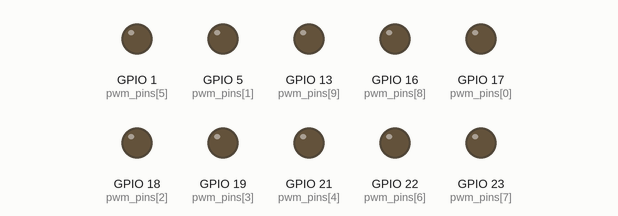
Simulated run of this sketch. Board: ESP32. Parts: output pins drawn as LEDs (lit = HIGH).

Above: at 0.0 s.
Timing chart, 0 to 0.0 s (numbered marks = the images above):
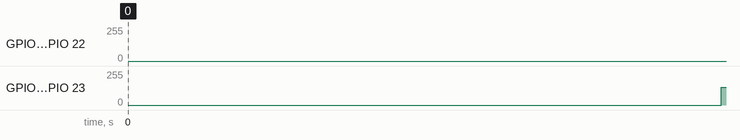

The sketch:

PWMOutputTest.ino
```cpp
#define NUM_PWM_PINS 10
int pwm_pins[NUM_PWM_PINS] = {17,5,18,19,21,1,22,23,16,13};

// NB: Rely on fact we're using an 8-bit index to auto wrap for our 256 samples
#define NUM_SAMPLES   256
uint8_t sinedata[NUM_SAMPLES] = {
  128, 131, 134, 137, 140, 144, 147, 150, 153, 156, 159, 162, 165, 168, 171, 174,
  177, 179, 182, 185, 188, 191, 193, 196, 199, 201, 204, 206, 209, 211, 213, 216,
  218, 220, 222, 224, 226, 228, 230, 232, 234, 235, 237, 239, 240, 241, 243, 244,
  245, 246, 248, 249, 250, 250, 251, 252, 253, 253, 254, 254, 254, 255, 255, 255,
  255, 255, 255, 255, 254, 254, 254, 253, 253, 252, 251, 250, 250, 249, 248, 246,
  245, 244, 243, 241, 240, 239, 237, 235, 234, 232, 230, 228, 226, 224, 222, 220,
  218, 216, 213, 211, 209, 206, 204, 201, 199, 196, 193, 191, 188, 185, 182, 179,
  177, 174, 171, 168, 165, 162, 159, 156, 153, 150, 147, 144, 140, 137, 134, 131,
  128, 125, 122, 119, 116, 112, 109, 106, 103, 100,  97,  94,  91,  88,  85,  82,
  79,  77,  74,  71,  68,  65,  63,  60,  57,  55,  52,  50,  47,  45,  43,  40,
  38,  36,  34,  32,  30,  28,  26,  24,  22,  21,  19,  17,  16,  15,  13,  12,
  11,  10,   8,   7,   6,   6,   5,   4,   3,   3,   2,   2,   2,   1,   1,   1,
  1,   1,   1,   1,   2,   2,   2,   3,   3,   4,   5,   6,   6,   7,   8,  10,
  11,  12,  13,  15,  16,  17,  19,  21,  22,  24,  26,  28,  30,  32,  34,  36,
  38,  40,  43,  45,  47,  50,  52,  55,  57,  60,  63,  65,  68,  71,  74,  77,
  79,  82,  85,  88,  91,  94,  97, 100, 103, 106, 109, 112, 116, 119, 122, 125
};

// Following wavetables are calculated...
uint8_t sawdata[NUM_SAMPLES];
uint8_t tridata[NUM_SAMPLES];
uint8_t sqdata[NUM_SAMPLES];

// Use a SAMPLE_RATE that is a multiple of the basic wavetable
#define BASE_FREQ_MULT 128
#define SAMPLE_RATE (NUM_SAMPLES*BASE_FREQ_MULT)  // i.e. 256*128 = 32768 Hz

// 10 bit resoution for PWM will mean 78277 Hz PWM frequency
// 9 bit resoution for PWM will mean 156555 Hz PWM frequency
// 8 bit resoution for PWM will mean 313111 Hz PWM frequency
#define PWM_RESOLUTION 8
#define PWM_FREQUENCY  313111

// Timer configuration
// NB: CPU Freq = 80MHz so dividers used to get other
//     frequencies for syncing to other operations.
//
// For a timer frequency of 1000000Hz i.e. divider of 80,
// the Timer alarms would be configured in uS.
// So need to convert required sample rate into uS.
//    Period = 1 / Sample Rate = 1 / 32768 = 30.5uS
//
// However, if up the timer frequency to 10MHz then
// alarms will be set in 0.1uS.
//
#define TIMER_FREQ 10000000  // 1MHz * 10
#define TIMER_RATE 305       // 30.5uS * 10

// For direct digital synthesis from a wavetable
// we have an accumulator to store the index into
// the table and an increment based on the sample
// rate and frequency.
//    Increment = Frequency * (Number of Samples in wavetable / Sample Rate)
//    Increment = Frequency * (256 / 32768)
//    Increment = Frequency / 128
//
// But using a 8.8 fixed-point accumulator and increment:
//   Increment = 256 * Frequency / 128
//   Increment = Frequency * 2
//
// NB: As the PWM output is happening at half the sample rate
//     (it outputs on every other interrupt), we now need
//     need to double the frequency used in the increment too.
//
#define FREQ2INC(f) (f*4)
uint16_t acc[NUM_PWM_PINS];
uint16_t inc[NUM_PWM_PINS];
uint8_t *pWT[NUM_PWM_PINS] = {sinedata, sawdata, tridata, sqdata, sinedata, sawdata, tridata, sqdata, tridata, sawdata};

// Set the PWM frequency for one channel
void setPwmFreq (int ch, unsigned freq) {
  if (ch < NUM_PWM_PINS) {
    inc[ch] = FREQ2INC(freq);
  }
}

// Set the PWM frequency for all channels
void setAllFreq (unsigned freq) {
  for (int i=0; i<NUM_PWM_PINS; i++) {
    setPwmFreq(i, freq);
  }
}

// Assumed to be running at SAMPLE_RATE
void ddsUpdate (int ch) {
  if (ch < NUM_PWM_PINS) {
    acc[ch] += inc[ch];
    ledcWrite (pwm_pins[ch], pWT[ch][acc[ch] >> 8]);
  }
}

// Use the ESP32 timer routines
hw_timer_t *timer = NULL;

int toggle;
void ARDUINO_ISR_ATTR timerIsr (void) {
  toggle = !toggle;
  if (toggle) {
    for (int i=0; i<NUM_PWM_PINS/2; i++) {
      ddsUpdate(i);
    }
  } else {
    for (int i=NUM_PWM_PINS/2; i<NUM_PWM_PINS; i++) {
      ddsUpdate(i);
    }
  }
}

void setupWavetables () {
  for (int i=0; i<NUM_SAMPLES; i++) {
    sawdata[i] = i;
    if (i<NUM_SAMPLES/2) {
      tridata[i] = i*2;
      sqdata[i] = 255;
    } else {
      tridata[i] = 255-(i-128)*2;
      sqdata[i] = 0;
    }
  }
}

void setup () {
  setupWavetables();
  timer = timerBegin(TIMER_FREQ);
  timerAttachInterrupt(timer, &timerIsr);
  timerAlarm(timer, TIMER_RATE, true, 0);
  for (int i=0; i<NUM_PWM_PINS; i++) {
    ledcAttach(pwm_pins[i], PWM_FREQUENCY, PWM_RESOLUTION);
  }
  setAllFreq(440);
}

void loop () {
}
```

Measured:
- by itself, GPIO 19 (pwm_pins[3]), GPIO 23 (pwm_pins[7]): 0/255 → 132/255 at 0.05 s
